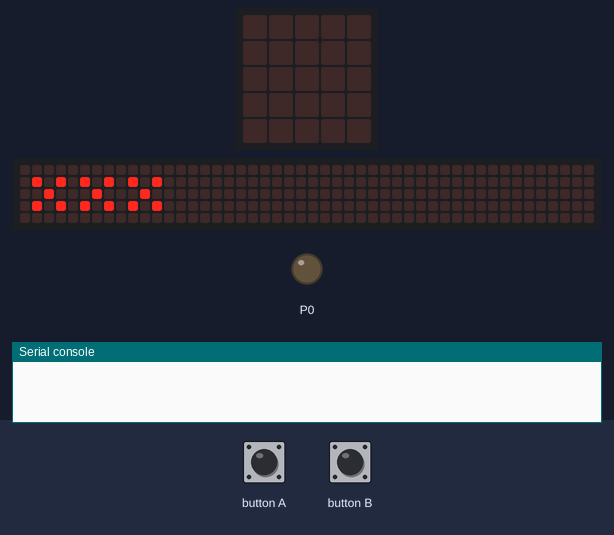
The program below on a simulated BBC micro:bit running MicroPython. Parts: the board's 5×5 LED display, a strip that is not on the board, showing the scrolling text unrolled, output pins drawn as LEDs (lit = HIGH), the last lines printed to the serial console. The test bench sets the inputs (shaded band). Random numbers come from a fixed seed; no radio messages arrive unless stated (any console line starting 'radio sent:' is added by the test bench); the 48×5 strip is a reading aid, not a part: it shows the text the display is scrolling, unrolled, one strip-width of it at a time.

Above: at 0.1 s.
At 3.7 s:
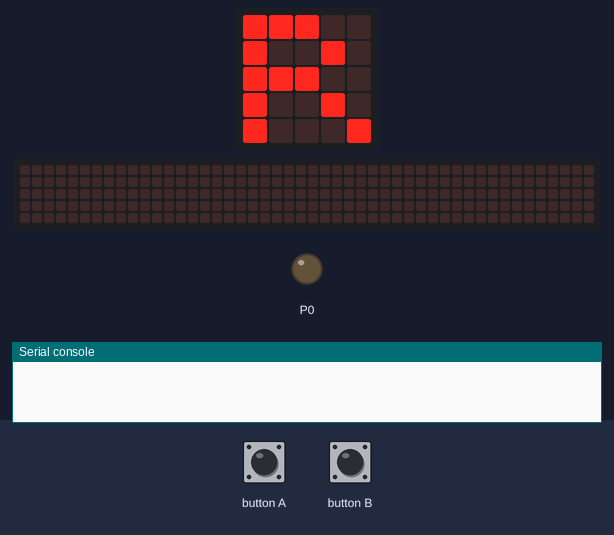
3.8 s: button B pressed for 0.15 s
At 4.8 s:
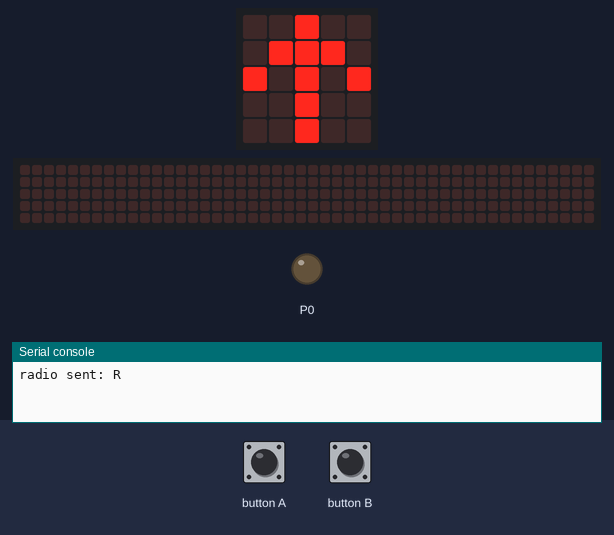
Timing chart, 0 to 6.8 s (numbered marks = the images above; inputs shaded):
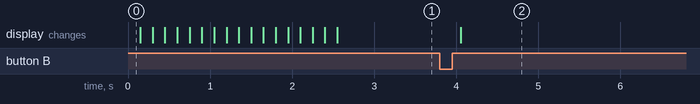

The program:

rock-paper-scissors.py
```python
from microbit import *
import radio
import random

# setup
radio.on()
moves = ['R', 'P', 'S']
choice = random.randint(0, 2)
my_score = 0
others_score = 0


def get_others_move():
    val = 0.2
    while(True):
        # assumes buzzer attached between GRD and Pin0
        # play blips to let other player know we are waiting
        for i in range(200):
            pin0.write_digital(1)
            sleep(val)
            pin0.write_digital(0)
            sleep(val)
        sleep(1500)
        message = radio.receive()
        if message in moves:
            return message


def first_player_won(my_choice, their_choice):
    if my_choice == 'R' and their_choice == 'S':
        return True
    if my_choice == 'P' and their_choice == 'R':
        return True
    if my_choice == 'S' and their_choice == 'P':
        return True
    return False


def show_scores():
    scores = str(my_score) + '-' + str(others_score) + ' '
    display.scroll(scores, delay=200)


display.scroll('***')
while True:
    if button_a.was_pressed():
        choice = (choice + 1) % len(moves)
    display.show(moves[choice])
    sleep(500)
    if button_b.was_pressed():
        display.show(Image.ARROW_N)
        radio.send(moves[choice])
        sleep(200)

        others_move = get_others_move()

        display.scroll(moves[choice] + '-' + others_move)

        if first_player_won(moves[choice], others_move):
            display.show(Image.HAPPY)
            my_score += 1
        elif first_player_won(others_move, moves[choice]):
            display.show(Image.SAD)
            others_score += 1
        else:
            display.show('-')
        sleep(1000)
        show_scores()
        display.scroll('***')

        # clear any presses ready for next turn
        button_a.get_presses()
        button_b.get_presses()
        choice = random.randint(0, 2)
```

Measured:
- after the input at 3.8 s, the display: changes after 0.25 s (image 2)
